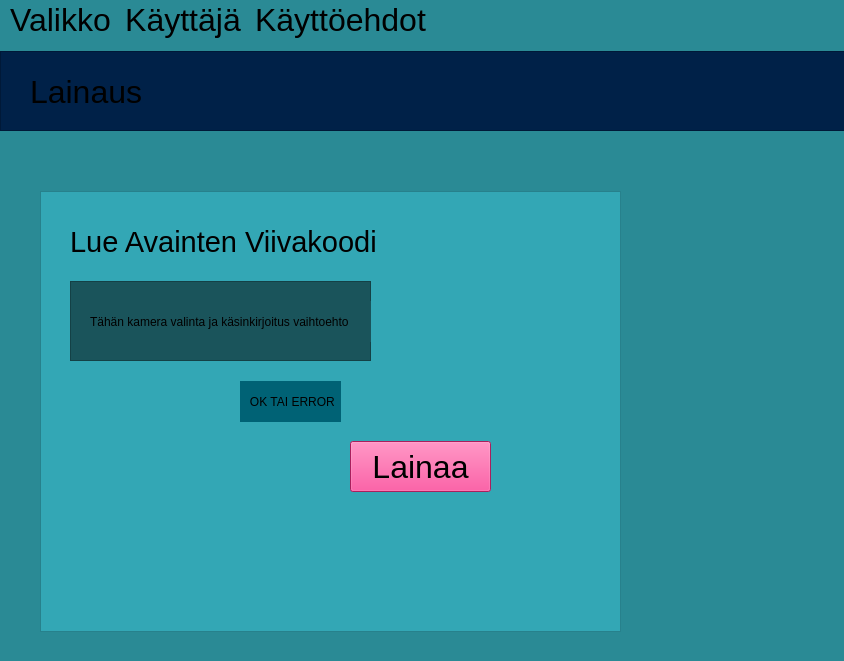
<?xml version="1.0" encoding="UTF-8"?>
<ui version="4.0">
 <class>MainWindow</class>
 <widget class="QMainWindow" name="MainWindow">
  <property name="enabled">
   <bool>true</bool>
  </property>
  <property name="geometry">
   <rect>
    <x>0</x>
    <y>0</y>
    <width>844</width>
    <height>661</height>
   </rect>
  </property>
  <property name="font">
   <font>
    <pointsize>26</pointsize>
   </font>
  </property>
  <property name="windowTitle">
   <string>MainWindow</string>
  </property>
  <property name="styleSheet">
   <string notr="true">background-color: rgb(42, 138, 149);



</string>
  </property>
  <widget class="QWidget" name="centralwidget">
   <widget class="QFrame" name="lueavainframe">
    <property name="geometry">
     <rect>
      <x>40</x>
      <y>150</y>
      <width>581</width>
      <height>441</height>
     </rect>
    </property>
    <property name="styleSheet">
     <string notr="true">background-color: rgb(51, 167, 181);</string>
    </property>
    <property name="frameShape">
     <enum>QFrame::Shape::StyledPanel</enum>
    </property>
    <property name="frameShadow">
     <enum>QFrame::Shadow::Raised</enum>
    </property>
    <widget class="QLabel" name="lueViivakoodiLabol">
     <property name="geometry">
      <rect>
       <x>30</x>
       <y>30</y>
       <width>321</width>
       <height>41</height>
      </rect>
     </property>
     <property name="font">
      <font>
       <pointsize>22</pointsize>
      </font>
     </property>
     <property name="text">
      <string>Lue Avainten Viivakoodi</string>
     </property>
    </widget>
    <widget class="QFrame" name="viivakoodiFrame">
     <property name="geometry">
      <rect>
       <x>30</x>
       <y>90</y>
       <width>301</width>
       <height>80</height>
      </rect>
     </property>
     <property name="styleSheet">
      <string notr="true">background-color: rgb(26, 84, 91);</string>
     </property>
     <property name="frameShape">
      <enum>QFrame::Shape::StyledPanel</enum>
     </property>
     <property name="frameShadow">
      <enum>QFrame::Shadow::Raised</enum>
     </property>
     <widget class="QLabel" name="esimerkkilabel">
      <property name="geometry">
       <rect>
        <x>20</x>
        <y>20</y>
        <width>281</width>
        <height>41</height>
       </rect>
      </property>
      <property name="text">
       <string>Tähän kamera valinta ja käsinkirjoitus vaihtoehto</string>
      </property>
     </widget>
    </widget>
    <widget class="QPushButton" name="lainaaPushButton">
     <property name="geometry">
      <rect>
       <x>310</x>
       <y>250</y>
       <width>141</width>
       <height>51</height>
      </rect>
     </property>
     <property name="font">
      <font>
       <pointsize>24</pointsize>
      </font>
     </property>
     <property name="styleSheet">
      <string notr="true">background-color: rgb(238, 44, 130);</string>
     </property>
     <property name="text">
      <string>Lainaa</string>
     </property>
    </widget>
    <widget class="QLabel" name="okTaiErrorLabel">
     <property name="geometry">
      <rect>
       <x>200</x>
       <y>190</y>
       <width>101</width>
       <height>41</height>
      </rect>
     </property>
     <property name="styleSheet">
      <string notr="true">background-color: rgb(0, 98, 117);</string>
     </property>
     <property name="text">
      <string>   OK TAI ERROR</string>
     </property>
    </widget>
   </widget>
   <widget class="QFrame" name="ylaframe">
    <property name="geometry">
     <rect>
      <x>0</x>
      <y>10</y>
      <width>971</width>
      <height>80</height>
     </rect>
    </property>
    <property name="styleSheet">
     <string notr="true">background-color: rgb(0, 33, 72);</string>
    </property>
    <property name="frameShape">
     <enum>QFrame::Shape::StyledPanel</enum>
    </property>
    <property name="frameShadow">
     <enum>QFrame::Shadow::Raised</enum>
    </property>
    <widget class="QLabel" name="LainausLabel">
     <property name="geometry">
      <rect>
       <x>30</x>
       <y>20</y>
       <width>411</width>
       <height>41</height>
      </rect>
     </property>
     <property name="font">
      <font>
       <pointsize>24</pointsize>
      </font>
     </property>
     <property name="text">
      <string>Lainaus</string>
     </property>
    </widget>
   </widget>
  </widget>
  <widget class="QMenuBar" name="menubar">
   <property name="geometry">
    <rect>
     <x>0</x>
     <y>0</y>
     <width>844</width>
     <height>33</height>
    </rect>
   </property>
   <property name="font">
    <font>
     <family>Segoe UI</family>
     <pointsize>24</pointsize>
     <italic>false</italic>
     <bold>false</bold>
    </font>
   </property>
   <property name="styleSheet">
    <string notr="true">font: 24pt &quot;Segoe UI&quot;;
border-top-color: rgb(2, 3, 109);
</string>
   </property>
   <widget class="QMenu" name="menuK_ytt_ehdot">
    <property name="geometry">
     <rect>
      <x>535</x>
      <y>156</y>
      <width>255</width>
      <height>98</height>
     </rect>
    </property>
    <property name="font">
     <font>
      <family>Segoe UI</family>
      <pointsize>24</pointsize>
      <italic>false</italic>
      <bold>false</bold>
     </font>
    </property>
    <property name="styleSheet">
     <string notr="true">background-color: rgb(2, 3, 109);
alternate-background-color: rgb(2, 3, 109);</string>
    </property>
    <property name="title">
     <string>Käyttöehdot</string>
    </property>
   </widget>
   <widget class="QMenu" name="menuKirjaudu">
    <property name="title">
     <string>Valikko</string>
    </property>
    <addaction name="actionRekister_idy"/>
    <addaction name="actionMy_h_stymis_selvitys"/>
    <addaction name="actionOhje"/>
   </widget>
   <widget class="QMenu" name="menuKirjaudu_ulos">
    <property name="title">
     <string>Käyttäjä</string>
    </property>
    <addaction name="actionKirjaudu_ulos"/>
    <addaction name="actionKirjaudu_sis_n"/>
   </widget>
   <addaction name="menuKirjaudu"/>
   <addaction name="menuKirjaudu_ulos"/>
   <addaction name="menuK_ytt_ehdot"/>
  </widget>
  <widget class="QStatusBar" name="statusbar"/>
  <action name="actionRekister_ityminen">
   <property name="text">
    <string>Kirjautuminen</string>
   </property>
  </action>
  <action name="actionLainaus">
   <property name="text">
    <string>Lainaus</string>
   </property>
  </action>
  <action name="actionK_ytt_ehdot">
   <property name="text">
    <string>Käyttöehdot</string>
   </property>
  </action>
  <action name="actionRekister_idy">
   <property name="text">
    <string>Lainaus</string>
   </property>
  </action>
  <action name="actionKirjaudu_sis_n">
   <property name="text">
    <string>Asetukset</string>
   </property>
  </action>
  <action name="actionMy_h_stymis_selvitys">
   <property name="text">
    <string>Palautus</string>
   </property>
  </action>
  <action name="actionOhje">
   <property name="text">
    <string>Ohje </string>
   </property>
  </action>
  <action name="actionKirjaudu_ulos">
   <property name="text">
    <string>Kirjaudu ulos</string>
   </property>
  </action>
 </widget>
 <resources>
  <include location="testpictures.qrc"/>
 </resources>
 <connections/>
</ui>
